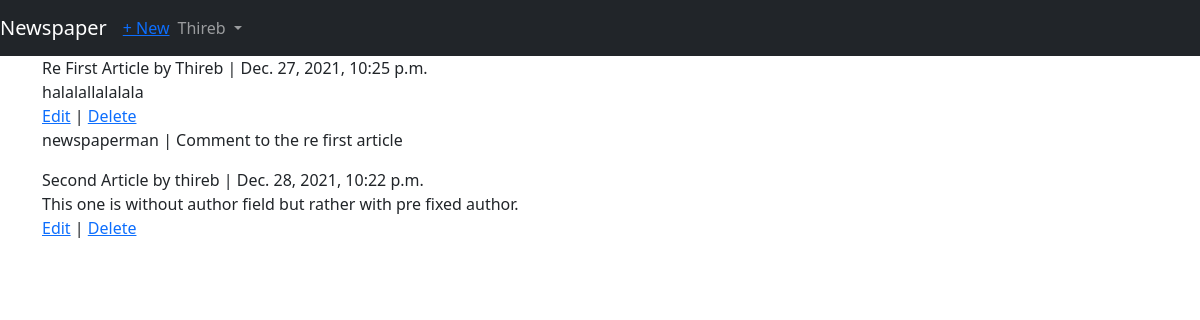
Screenshot of /articles/ (signed in) with the database file from the repository.
### users/models.py (models this page shows)
class CustomUser(AbstractUser):
    age = models.PositiveIntegerField(null=True,blank=True)

### articles/models.py (models this page shows, shortened)
class Article(models.Model):
    title = models.CharField(max_length=255)
    body = models.TextField()
    date = models.DateTimeField(auto_now_add=True)
    author = models.ForeignKey(get_user_model(), on_delete=models.CASCADE,)

class Comment(models.Model):
    article = models.ForeignKey(Article, on_delete=models.CASCADE, related_name='comments')
    comment = models.CharField( max_length=140)
    author = models.ForeignKey(get_user_model(), on_delete=models.CASCADE)
    def __str__(self):
        return self.comment

### articles/views.py (the view)
# urls.py: path('', ArticleListView.as_view(),name='article_list'),
class ArticleListView(LoginRequiredMixin,ListView):
    model = Article
    template_name = 'article_list.html'
    login_url = 'login' #new

### templates/article_list.html (shortened to what this page needs)
{% extends 'base.html' %}
{% block content %}
    {%for article in object_list%}
        <div>
        {{article.title}}
        by {{article.author}} | {{article.date}}
        </div>
        <div>
            {{article.body}}
        </div>
        <div>
            <a href="{% url 'article_edit' article.pk%}">Edit</a> | <a href="{% url 'article_delete' article.pk%}"> Delete</a>
        </div>
        <div>
            {% for comment in article.comments.all %}
                <p>
                    <span class="font-weight-bold">{{comment.author}}</span> |
                    {{comment}}
                </p>
            {% endfor %}
        </div>
    {%endfor%}
    <br>
{% endblock content %}

### templates/base.html (shortened to what this page needs)
<!doctype html>
<html lang="en">
<head>
<link href="https://cdn.jsdelivr.net/npm/bootstrap@5.1.3/dist/css/bootstrap.min.css" rel="stylesheet">
</head>
<body>
    <nav class="navbar navbar-expand-md navbar-dark bg-dark mb- ">
        <a class="navbar-brand" href="{% url 'home' %}">Newspaper</a>
        {% if user.is_authenticated %}
            <ul class="navbar-nav mr-auto">
                <li><a href="{% url 'article_new' %}">+ New</a></li>
            </ul>
        {% endif %}
        <div class="collapse navbar-collapse" id="navbarCollapse">
            {% if user.is_authenticated %}
                <ul class="navbar-nav ml-auto">
                    <li class="nav-item">
                        <a class="nav-link dropdown-toggle" href="#" id="userMenu"
                            data-toggle="dropdown" aria-haspopup="true"
                            aria-expanded="false">
                            {{ user.username }}
                        </a>
                    </li>
                </ul>
            {% endif %}
        </div>
    </nav>
<div class="container">
{% block content %}
{% endblock content %}
</div>
</body>
</html>

### rows the page displays
CustomUser: username "Thireb"
Article: title "Re First Article", author "Thireb", date "Dec. 27, 2021, 10:25 p.m.", body "halalallalalala"
Comment: author "newspaperman", comment "Comment to the re first article"
Article: title "Second Article", author "thireb", date "Dec. 28, 2021, 10:22 p.m.", body "This one is without author field but rather with pre fixed author."
